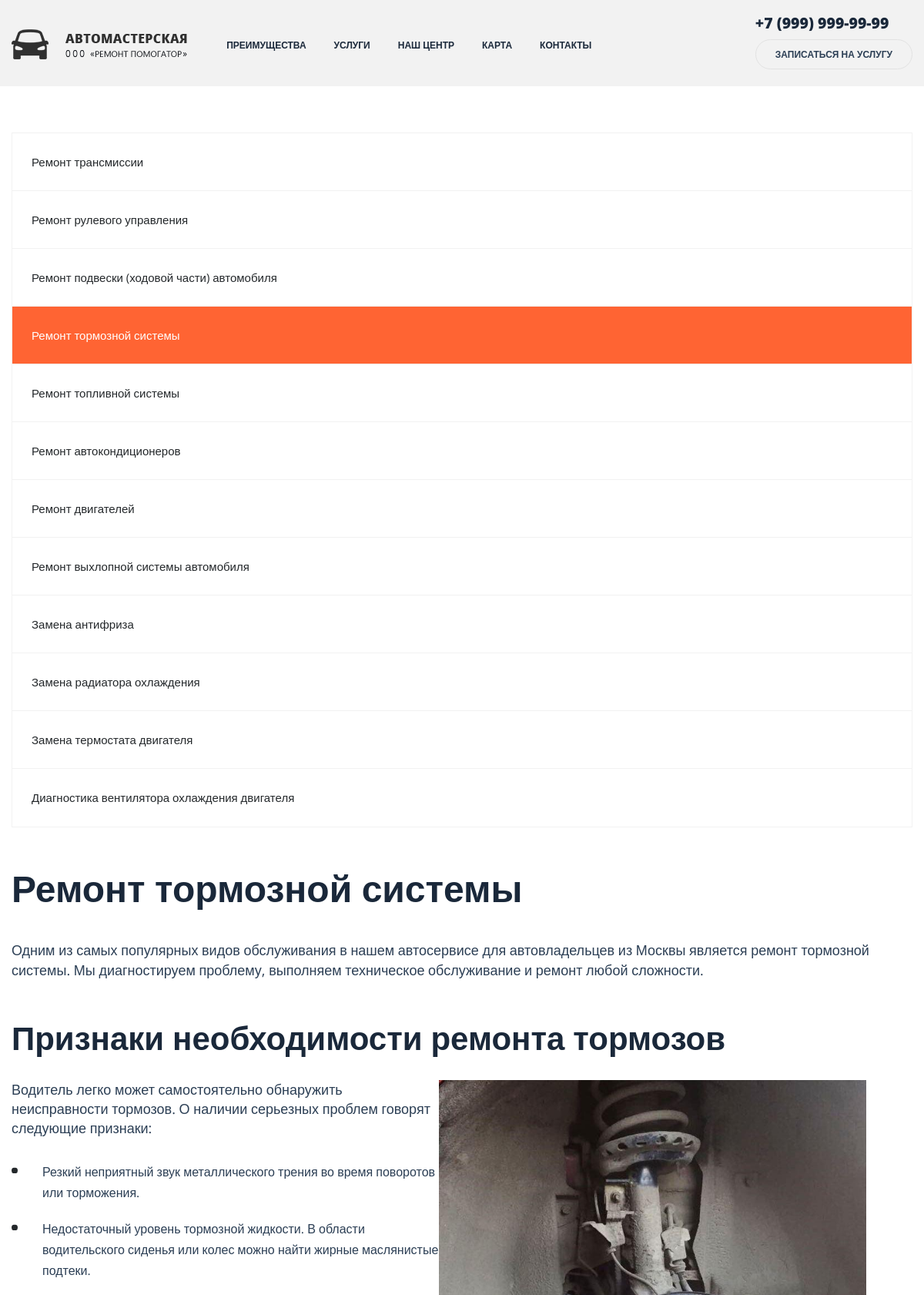
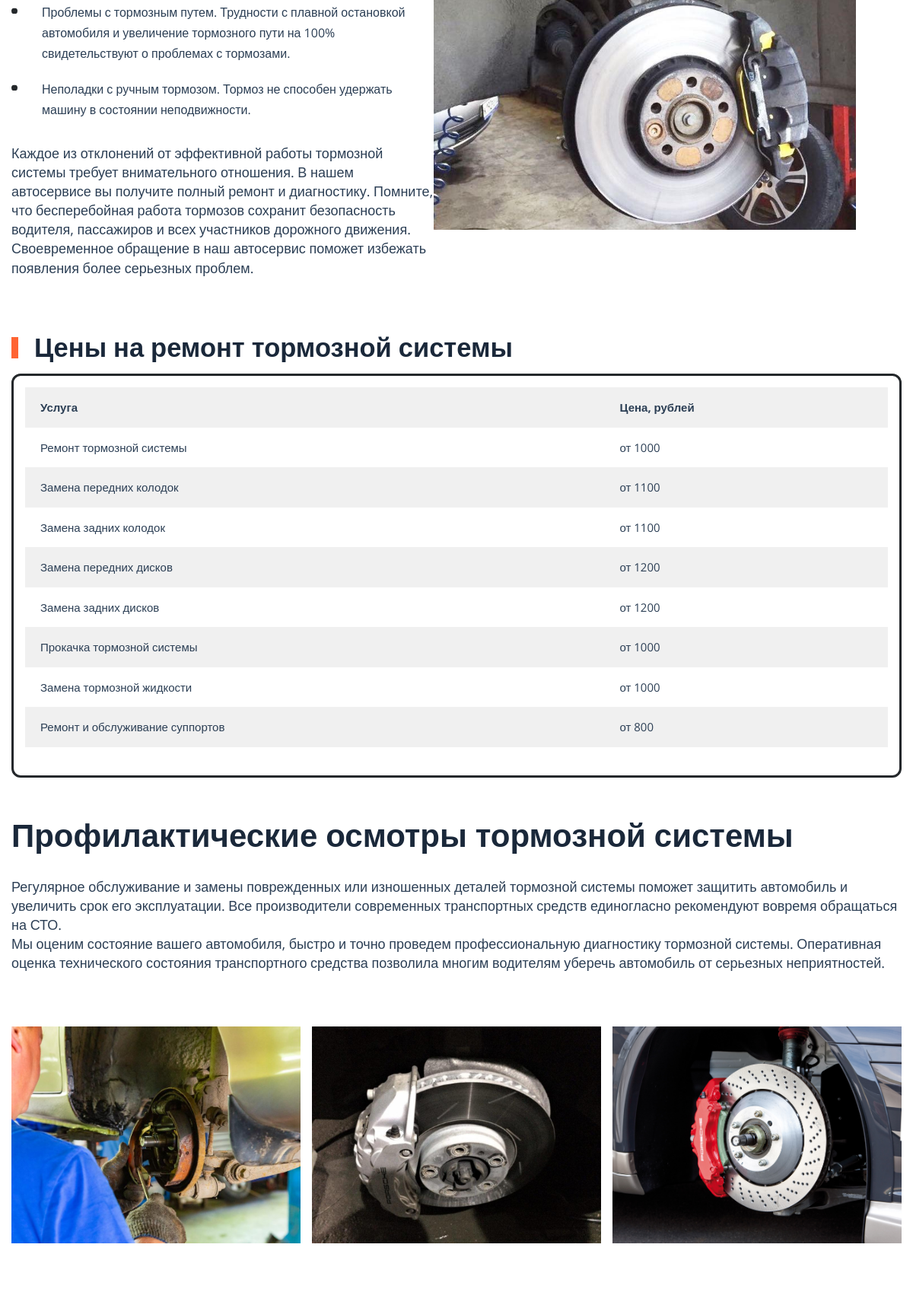
The app's page /index5.php (upper part) with its own data (2 pictures, top to bottom).
### tables this page shows
CREATE TABLE `service_price_list` (
  `idservice_price_list` int(11) NOT NULL,
  `idservice` int(11) NOT NULL,
  `price` int(11) NOT NULL,
  `start_data` date NOT NULL,
  `end_data` date DEFAULT NULL
);

CREATE TABLE `service` (
  `idservice` int(11) NOT NULL,
  `id_type` int(11) NOT NULL,
  `service` varchar(500) DEFAULT NULL
);

### index5.php (the view, shortened to what this page needs)
<!DOCTYPE html>
<html lang="en" dir="ltr">
  <head>
    <link rel="stylesheet" href="https://stackpath.bootstrapcdn.com/bootstrap/4.1.3/css/bootstrap.min.css"
>
    <link rel="stylesheet" href="https://use.fontawesome.com/releases/v5.6.1/css/all.css"
>
    <link rel="stylesheet" href="css/main2.css">
    <link rel="stylesheet" href="css/media.css">
    <link rel="stylesheet" href="css/animate.css">
    <link rel='stylesheet' id='wp-block-library-css' href='css/style.min-1.css' type='text/css' media='all'>
    <link rel='stylesheet' id='autoservice-style-css' href='css/wmac_single_71dfaf63ff26cdcd8f13a55f6c5f486d-1.css' type='text/css' media='all'>
    <link rel='stylesheet' id='autoservice-main-css' href='css/wmac_single_ce631b6e98131e308f29fbe37d2114e2-1.css' type='text/css' media='all'>
    <link rel='stylesheet' id='autoservice-media-main-css' href='css/wmac_single_e65cdca6a25d2c07eeefa16406e77695-1.css' type='text/css' media='all'>
  </head>
  <body>
    <header>
      <nav class="navbar navbar-expand-lg sticky-top">
        <div class="container">
          <a href="index.html" class="navbar-brad">
            <img src="img/logo.svg" alt="" class="logo">
          </a>
          <div class="collapse navbar-collapse" id="navbarResponsive">
            <ul class="navbar-nav">
            <li class="nav-item">
                <a href="index.html#why" class="nav-link active">
                  Преимущества
                </a>
              </li>
              <li class="nav-item">
                <a href="index2.php" class="nav-link">
                  Услуги
                </a>
              </li>
              <li class="nav-item">
                <a href="index.html#look" class="nav-link">
                  Наш центр
                </a>
              </li>
              <li class="nav-item">
                <a href="index.html#place" class="nav-link">
                  Карта
                </a>
              </li>
              <li class="nav-item">
                <a href="index.html#footer" class="nav-link">
                  Контакты
                </a>
              </li>
            </ul>
          </div>
          <div class="clearfix d-none d-lg-block">
           <div class="contacts__phone bolder">
             +7 (999) 999-99-99
           </div>
           <a class="contacts__btn upper bolder"  onclick="document.getElementById('servicerequestModal').style.display='block'">
             Записаться на услугу
           </a>
          </div>
        </div>
      </nav>
    </header>
		<div id="content" class="site-content">
			<div class="wrapper">
				<div class="inner">
					<div class="inner-page">
						<aside id="secondary" class="widget-area">
							<nav class="sidebar-nav">
                  <ul>
                    <li class="page_item page-item-468 page_item_has_children"><a href="index2.php">Ремонт трансмиссии</a>
                    </li>
                    <li class="page_item page-item-469 page_item_has_children"><a href="index3.php">Ремонт рулевого управления</a>
                    </li>
                    <li class="page_item page-item-470 page_item_has_children"><a href="index4.php">Ремонт подвески (ходовой части) автомобиля</a>
                    </li>
                    <li class="page_item page-item-471 current_page_item"><a href="index5.php">Ремонт тормозной системы</a>
                    </li>
                    <li class="page_item page-item-472 page_item_has_children"><a href="index6.php">Ремонт топливной системы</a>
                    </li>
                    <li class="page_item page-item-473 page_item_has_children"><a href="index7.php">Ремонт автокондиционеров</a>
                    </li>
                    <li class="page_item page-item-474 page_item_has_children"><a href="index8.php">Ремонт двигателей</a>
                    </li>
                    <li class="page_item page-item-475 page_item_has_children"><a href="index9.php">Ремонт выхлопной системы автомобиля</a>
                    </li>
                    <li class="page_item page-item-994"><a href="index10.php">Замена антифриза</a></li>
                    <li class="page_item page-item-1001"><a href="index11.php">Замена радиатора охлаждения</a></li>
                    <li class="page_item page-item-1004"><a href="index12.php">Замена термостата двигателя</a></li>
                    <li class="page_item page-item-1007"><a href="index13.php" aria-current="page">Диагностика вентилятора охлаждения двигателя</a></li>
                  </ul>
							</nav>
						</aside>
						<div id="primary" class="content-area">
							<main id="main" class="site-main">
								<div class="inner-page-preview section mb0">
									<div class="inner-page-preview-layout">
										<div class="section-title">
											<h1>Ремонт тормозной системы</h1>
										</div>
									</div>
								</div>
								<article id="post-471" class="post-471 page type-page status-publish has-post-thumbnail hentry">
									<div class="section-desc">
										<p>Одним из самых популярных видов обслуживания в нашем автосервисе для автовладельцев из Москвы является ремонт тормозной системы. Мы диагностируем проблему, выполняем техническое обслуживание и ремонт любой сложности.</p>
										<div id="seo-img-block_5efdc47aae6c4" class="seo-img section mb0">
											<div class="section-bg"></div>
											<div class="seo-img-header">
												<div class="section-title">
													<h2>Признаки необходимости ремонта тормозов</h2>
												</div>
											</div>
											<div class="seo-img-layout">
												<div class="seo-img-left">
													<div class="seo-img-desc section-desc">
														<p>Водитель легко может самостоятельно обнаружить неисправности тормозов. О наличии серьезных проблем говорят следующие признаки:</p>
														<ul class="check-list-dots">
															<li>Резкий неприятный звук металлического трения во время поворотов или торможения.</li>
															<li>Недостаточный уровень тормозной жидкости. В области водительского сиденья или колес можно найти жирные маслянистые подтеки.</li>
															<li>Проблемы с тормозным путем. Трудности с плавной остановкой автомобиля и увеличение тормозного пути на 100% свидетельствуют о проблемах с тормозами.</li>
															<li>Неполадки с ручным тормозом. Тормоз не способен удержать машину в состоянии неподвижности.</li>
														</ul>
														<p>Каждое из отклонений от эффективной работы тормозной системы требует внимательного отношения. В нашем автосервисе вы получите полный ремонт и диагностику. Помните, что бесперебойная работа тормозов сохранит безопасность водителя, пассажиров и всех участников дорожного движения. Своевременное обращение в наш автосервис поможет избежать появления более серьезных проблем.</p>
													</div>
												</div>
												<div class="seo-img-right">
													<div class="seo-img-photo"> <img width="640" height="670" src="img/remont-tormoznoj-sistemy.jpeg"> </div>
												</div>
											</div>
										</div>
										<h2>Цены на ремонт тормозной системы</h2>
										<figure class="wp-block-table is-style-stripes">
											<table>
												<tbody>
													<tr>
                            <td><strong>Услуга</strong></td>
                            <td><strong>Цена, рублей</strong></td>
													</tr>
													<?php
                          include('admin/database/dbconfig.php');
                          $sql = "SELECT s.service, spl.price FROM service s LEFT JOIN service_price_list spl
                          ON s.idservice = spl.idservice WHERE s.id_type = 4 AND spl.end_data IS NULL";
                          $result = $connection->query($sql);
                          while($row = $result->fetch_assoc()) {
                              echo"
                            <tr>
                                <td>" . $row["service"] ."</td>
                                <td>от " . $row["price"] ."</td>
                            </tr>";
                          }
                          ?>
												</tbody>
											</table>
										</figure>
										<div id="seo-block_5efdc450ae6c2" class="seo section mb0">
											<div class="section-bg"></div>
											<div class="seo-layout">
												<div class="section-title">
													<h2>Профилактические осмотры тормозной системы</h2>
												</div>
												<div class="section-desc">
													<p>Регулярное обслуживание и замены поврежденных или изношенных деталей тормозной системы поможет защитить автомобиль и увеличить срок его эксплуатации. Все производители современных транспортных средств единогласно рекомендуют вовремя обращаться на СТО.<br> Мы оценим состояние вашего автомобиля, быстро и точно проведем профессиональную диагностику тормозной системы. Оперативная оценка технического состояния транспортного средства позволила многим водителям уберечь автомобиль от серьезных неприятностей.</p>
												</div>
											</div>
										</div>
										<figure class="wp-block-gallery columns-3 is-cropped">
											<ul class="blocks-gallery-grid">
												<li class="blocks-gallery-item">
													<figure><img loading="lazy" width="1024" height="683" src="img/remont-tormoznoj-sistemy2.jpg"></figure>
												</li>
												<li class="blocks-gallery-item">
													<figure><img loading="lazy" width="1024" height="768" src="img/remont-tormoznoj-sistemy3.jpg"></figure>
												</li>
												<li class="blocks-gallery-item">
													<figure><img alt="Ремонт тормозной системы" width="1024" height="768" src="img/remont-tormoznoj-sistemy4.jpg"></figure>
												</li>
											</ul>
										</figure>
									</div>
								</article>
                            </main>
                        </div>
                    </div>
                </div>
            </div>
        </div>
</body>
</html>

### css/main2.css (style rules this page uses)
html { font-size: 15px; }
body { font-family: 'Open Sans', sans-serif; color: #2c3f55; overflow-x: hidden; }
ul, li { display: block; margin: 0px; padding: 0px; }
.container { position: relative; }
* { -moz-transition: all 0.3s ease; -webkit-transition-property: all; -webkit-transition-duration: 0.3s; -webkit-transition-timing-function: ease; }
h2 { font-size: 2.3rem; font-weight: 600; color: #1a283a; margin-left: 30px; margin-top: 0px; margin-bottom: 0px; }
h2:before { content: ''; display: block; background: #FF6433; width: 9px; height: 28px; position: absolute; margin-top: 8px; margin-left: -30px; }
.bolder { font-weight: 800; }
.upper { text-transform: uppercase; }
.navbar { background: #F2F2F2; padding: 15px 0 31px 0; }
.logo { margin-top: 20px; }
.navbar-nav { margin: 22px 0 0 75px; }
.nav-link { color: #1A283A; text-transform: uppercase; font-weight: 800; border-radius: 60px; font-size: 0.8rem; padding: 8px 18px !important; padding-left: 40px; }
.contacts__phone { font-size: 1.667rem; color: #1A283A; margin-bottom: 14px; }
.contacts__btn { font-size: 0.8rem; border: 1px solid #E2E2E2; padding: 10px 25px; color: #1A283A; border-radius: 60px; }
h1 { font-size: 3.333rem; color: #1a283a; font-weight: 600; margin: 80px 0 80px 0; line-height: 1.2em; }
.section-title { margin-top: 50px; }

### css/media.css (style rules this page uses)
@media screen and (max-width: 1200px) { body { overflow-x: hidden; } }
@media (min-width: 992px) and (max-width: 1200px) { .container { max-width: 100%; } }
@media (min-width: 992px) and (max-width: 1200px) { .navbar-nav { margin-left: 4.5%; } }
@media (min-width: 992px) and (max-width: 1200px) { .contacts__phone { font-size: 1.3rem; } }

### css/wmac_single_71dfaf63ff26cdcd8f13a55f6c5f486d-1.css (style rules this page uses)
html { line-height:1.15; -webkit-text-size-adjust:100% }
body { margin:0 }
h1 { font-size:2em; margin:.67em 0 }
body,button,input,select,optgroup,textarea { font-size:16px; font-size:1rem; line-height:1.5 }
h1,h2,h3,h4,h5,h6 { clear:both }
p { margin-bottom:1.5em }
ul,ol { margin:30px 0 }
ul { list-style:disc }
img { height:auto; max-width:100% }
figure { margin:1em 0 }
table { margin:0 0 1.5em; width:100% }
.clear:before,.clear:after,.entry-content:before,.entry-content:after,.comment-content:before,.comment-content:after,.site-header:before,.site-header:after,.site-content:before,.site-content:after,.site-footer:before,.site-footer:after { content:""; display:table; table-layout:fixed }
.clear:after,.entry-content:after,.comment-content:after,.site-header:after,.site-content:after,.site-footer:after { clear:both }

### css/wmac_single_e65cdca6a25d2c07eeefa16406e77695-1.css (style rules this page uses)
@media screen and (max-width:1200px) { .inner-page { display:block } }
@media screen and (max-width:1200px) { .widget-area { width:100%; margin-bottom:30px } }

### records on screen
service_price_list: idservice.service "Ремонт тормозной системы", price "1000"
service_price_list: idservice.service "Замена передних колодок", price "1100"
service_price_list: idservice.service "Замена задних колодок", price "1100"
service_price_list: idservice.service "Замена передних дисков", price "1200"
service_price_list: idservice.service "Замена задних дисков", price "1200"
service_price_list: idservice.service "Прокачка тормозной системы", price "1000"
service_price_list: idservice.service "Замена тормозной жидкости", price "1000"
service_price_list: idservice.service "Ремонт и обслуживание суппортов", price "800"
